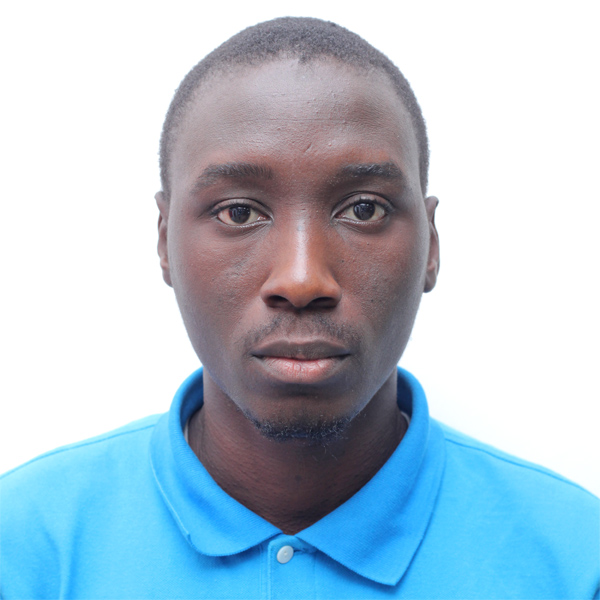
#> input picture imagemanipulations/ALIU_ABDULMUJEEB_OLOLADE.jpg, 600 x 600 px
$ jupyter execute arithmeticdarkeningbrightening.ipynb
#> lines starting #> are read from the running program, lines starting #| are printed output that depends on the picture
[cell 1]
import cv2
import numpy as np

image = cv2.imread("ALIU_ABDULMUJEEB_OLOLADE.jpg")
#> image is the input picture: shape (600, 600, 3); mean B, G, R 210.6, 196.2, 175.3

M = np.ones(image.shape, dtype="uint8") * 75


brighter = np.add(image, M)
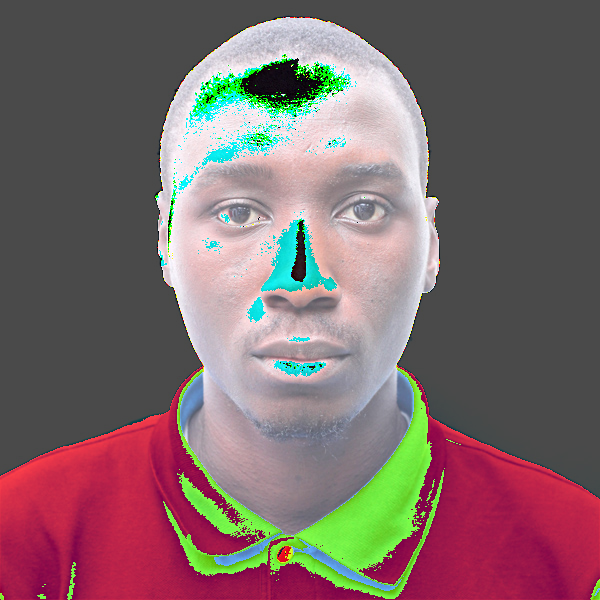
#> brighter: shape (600, 600, 3); mean B, G, R 106, 104.7, 124.4
cv2.imshow("Brighter", brighter)
cv2.waitKey(0)


darker = np.subtract(image, M)
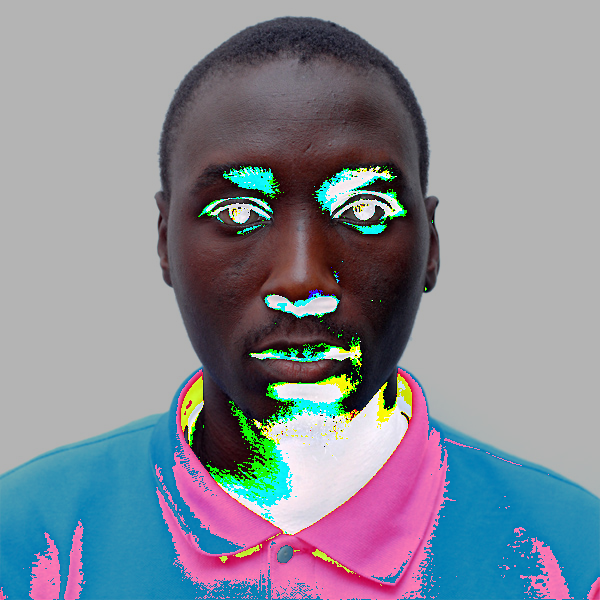
#> darker: shape (600, 600, 3); mean B, G, R 150, 139.6, 135.5
cv2.imshow("Darker", darker)
cv2.waitKey(0)

cv2.destroyAllWindows()
